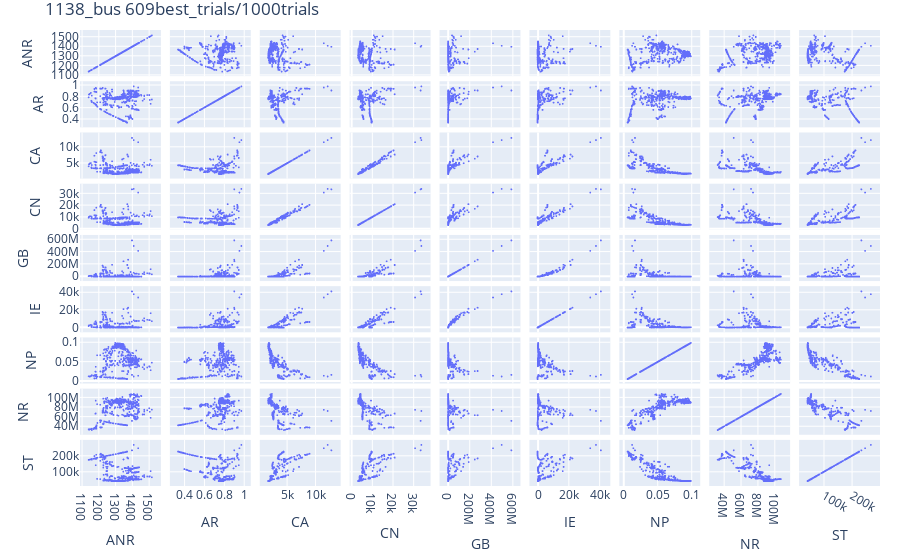
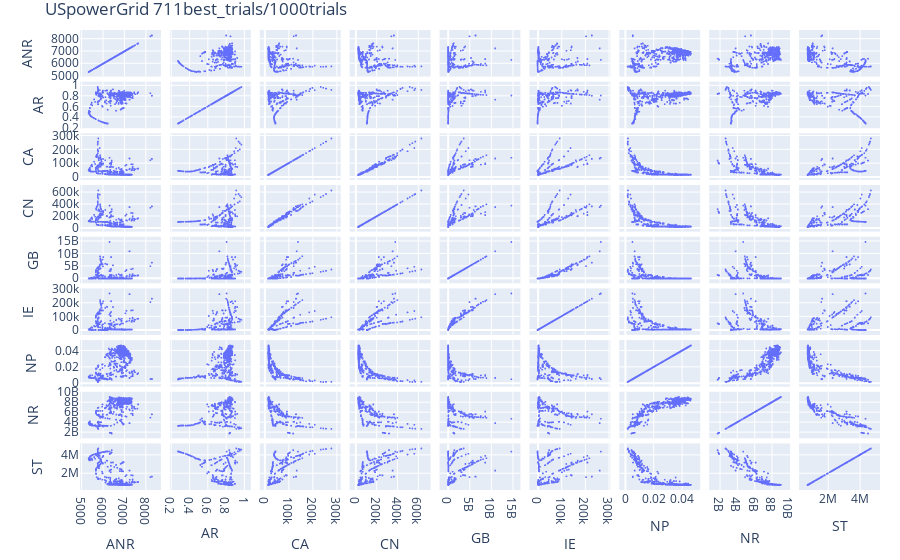
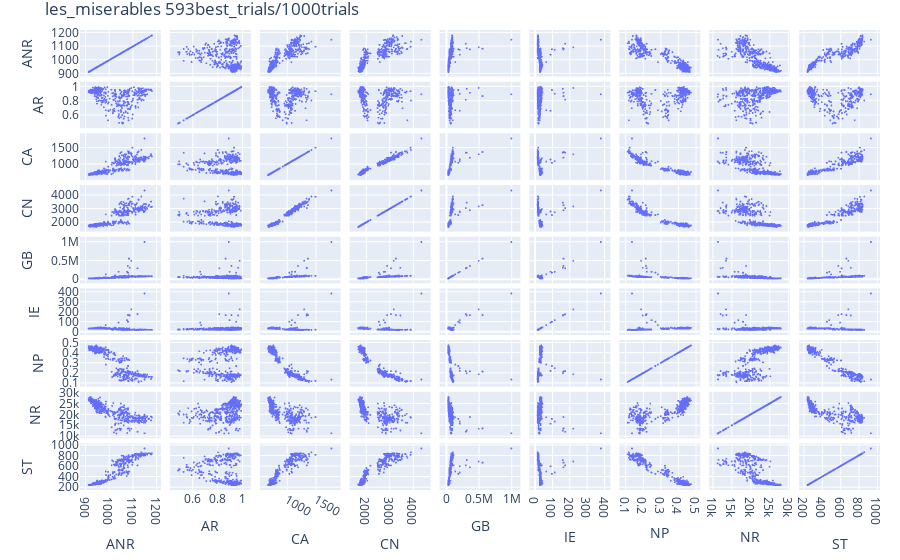

Notebook cell for these charts, in order:
### Code cell
UUID = "25a73bb2-ae88-4b4a-9f14-0acf4ee3b624"
P_NAMES = ["number_of_pivots", "number_of_iterations", "eps"]
NAME_ABBREVIATIONS = {
    "angular_resolution": "ANR",
    "aspect_ratio": "AR",
    "crossing_angle": "CA",
    "crossing_number": "CN",
    "gabriel_graph_property": "GB",
    "ideal_edge_lengths": "IE",
    "node_resolution": "NR",
    "run_time": "RT",
    "neighborhood_preservation": "NP",
    "stress": "ST",
}

for layout_name in layout.LAYOUT_NAMES:
    for dataset_name in dataset.DATASET_NAMES:
        # if dataset_name != "USpowerGrid":
        #     continue
        data_dir = paths.get_data_dir(
            layout_name=layout_name, dataset_name=dataset_name, uuid=UUID
        )
        if not data_dir.exists():
            continue

        study = optuna.load_study(
            storage=f"sqlite:///{data_dir.joinpath('optimization').joinpath('100trials-fixed_seed.sql').resolve()}",
            study_name="angular_resolution,aspect_ratio,crossing_angle,crossing_number,gabriel_graph_property,ideal_edge_lengths,neighborhood_preservation,node_resolution,stress",
        )
        print(dataset_name, len(study.trials), len(study.best_trials))
        qualities_list = []
        for best_trial in study.best_trials:
            qualities = {}
            for qm_name in quality_metrics.ALL_QM_NAMES:
                qualities[NAME_ABBREVIATIONS[qm_name]] = best_trial.user_attrs[
                    "qualities"
                ][qm_name]
            qualities_list.append(qualities)

        df = pd.DataFrame(qualities_list)
        fig = px.scatter_matrix(
            df,
            title=f"{dataset_name} {len(study.best_trials)}best_trials/{len(study.trials)}trials",
            dimensions=[
                NAME_ABBREVIATIONS[qm_name]
                for qm_name in quality_metrics.ALL_QM_NAMES
            ],
        )
        fig.update_traces(marker=dict(size=2))
        fig.update_layout(
            margin=dict(t=30, r=20, b=10),
        )
        fig.show()

        # fig.write_image(f"images/{dataset_name}/{qm_name}.png")

### Figure 1 — Plotly figure (JSON) as saved in the notebook; plotly's stock layout.template omitted (floating-point values rounded to 4 significant figures; data arrays with more than 128 entries replaced by an {"elided": "..."} marker saying what was removed)
{"data": [{"dimensions": [{"axis": {"matches": true}, "label": "ANR", "values": {"elided": "609 float values"}}, {"axis": {"matches": true}, "label": "AR", "values": {"elided": "609 float values"}}, {"axis": {"matches": true}, "label": "CA", "values": {"elided": "609 float values"}}, {"axis": {"matches": true}, "label": "CN", "values": {"elided": "609 int values"}}, {"axis": {"matches": true}, "label": "GB", "values": {"elided": "609 float values"}}, {"axis": {"matches": true}, "label": "IE", "values": {"elided": "609 float values"}}, {"axis": {"matches": true}, "label": "NP", "values": {"elided": "609 float values"}}, {"axis": {"matches": true}, "label": "NR", "values": {"elided": "609 int values"}}, {"axis": {"matches": true}, "label": "ST", "values": {"elided": "609 float values"}}], "hovertemplate": "%{xaxis.title.text}=%{x}<br>%{yaxis.title.text}=%{y}<extra></extra>", "legendgroup": "", "marker": {"color": "#636efa", "size": 2, "symbol": "circle"}, "name": "", "showlegend": false, "type": "splom"}], "layout": {"dragmode": "select", "legend": {"tracegroupgap": 0}, "margin": {"b": 10, "r": 20, "t": 30}, "title": {"text": "1138_bus 609best_trials/1000trials"}}}

### Figure 2 — Plotly figure (JSON) as saved in the notebook; plotly's stock layout.template omitted (floating-point values rounded to 4 significant figures; data arrays with more than 128 entries replaced by an {"elided": "..."} marker saying what was removed)
{"data": [{"dimensions": [{"axis": {"matches": true}, "label": "ANR", "values": {"elided": "711 float values"}}, {"axis": {"matches": true}, "label": "AR", "values": {"elided": "711 float values"}}, {"axis": {"matches": true}, "label": "CA", "values": {"elided": "711 float values"}}, {"axis": {"matches": true}, "label": "CN", "values": {"elided": "711 int values"}}, {"axis": {"matches": true}, "label": "GB", "values": {"elided": "711 float values"}}, {"axis": {"matches": true}, "label": "IE", "values": {"elided": "711 float values"}}, {"axis": {"matches": true}, "label": "NP", "values": {"elided": "711 float values"}}, {"axis": {"matches": true}, "label": "NR", "values": {"elided": "711 int values"}}, {"axis": {"matches": true}, "label": "ST", "values": {"elided": "711 float values"}}], "hovertemplate": "%{xaxis.title.text}=%{x}<br>%{yaxis.title.text}=%{y}<extra></extra>", "legendgroup": "", "marker": {"color": "#636efa", "size": 2, "symbol": "circle"}, "name": "", "showlegend": false, "type": "splom"}], "layout": {"dragmode": "select", "legend": {"tracegroupgap": 0}, "margin": {"b": 10, "r": 20, "t": 30}, "title": {"text": "USpowerGrid 711best_trials/1000trials"}}}

### Figure 3 — Plotly figure (JSON) as saved in the notebook; plotly's stock layout.template omitted (floating-point values rounded to 4 significant figures; data arrays with more than 128 entries replaced by an {"elided": "..."} marker saying what was removed)
{"data": [{"dimensions": [{"axis": {"matches": true}, "label": "ANR", "values": {"elided": "593 float values"}}, {"axis": {"matches": true}, "label": "AR", "values": {"elided": "593 float values"}}, {"axis": {"matches": true}, "label": "CA", "values": {"elided": "593 float values"}}, {"axis": {"matches": true}, "label": "CN", "values": {"elided": "593 int values"}}, {"axis": {"matches": true}, "label": "GB", "values": {"elided": "593 float values"}}, {"axis": {"matches": true}, "label": "IE", "values": {"elided": "593 float values"}}, {"axis": {"matches": true}, "label": "NP", "values": {"elided": "593 float values"}}, {"axis": {"matches": true}, "label": "NR", "values": {"elided": "593 float values"}}, {"axis": {"matches": true}, "label": "ST", "values": {"elided": "593 float values"}}], "hovertemplate": "%{xaxis.title.text}=%{x}<br>%{yaxis.title.text}=%{y}<extra></extra>", "legendgroup": "", "marker": {"color": "#636efa", "size": 2, "symbol": "circle"}, "name": "", "showlegend": false, "type": "splom"}], "layout": {"dragmode": "select", "legend": {"tracegroupgap": 0}, "margin": {"b": 10, "r": 20, "t": 30}, "title": {"text": "les_miserables 593best_trials/1000trials"}}}
